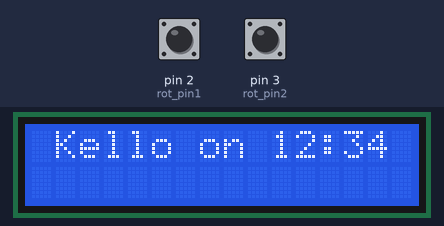
Simulated run of this sketch. Board: Arduino Uno, built with avr-gcc and run on an emulated ATmega328P. On the bench: 16×2 character LCD. The test bench sets the inputs (shaded band); at power-on: pin 2 (rot_pin1) HIGH, pin 3 (rot_pin2) HIGH.

Above: at 1.2 s.
1.3 s: pin 2 (rot_pin1) pulled LOW for 0.15 s
At 1.34 s:
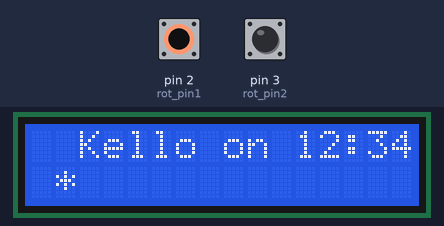
2.0 s: pin 2 (rot_pin1) pulsed LOW 5 times (0.12 s each, 0.3 s apart)
At 4.7 s:
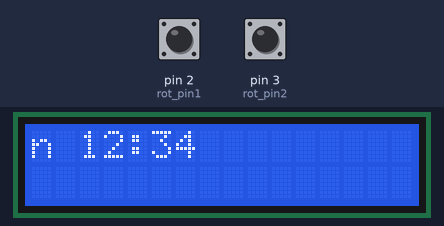
5.4 s: pin 2 (rot_pin1) pulled LOW for 1 s
At 7.8 s:
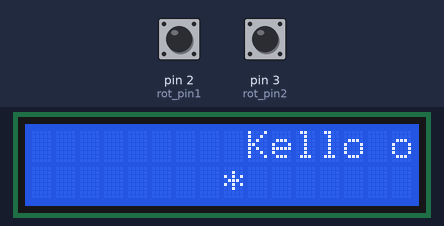
Timing chart, 0 to 9.3 s (numbered marks = the images above; inputs shaded):
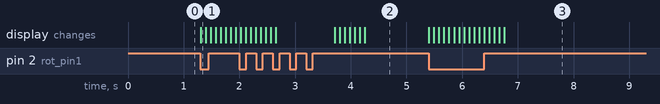

Measured:
- after the input at 1.3 s, the display: changes at once (image 1)
- after the input at 2.0 s, the display: first differs from a run without the input after 1.7 s (image 2 shows a later state)
- after the input at 5.4 s, the display: first changes at once (image 3 shows a later state)

The sketch:

menu_0607_aloitus.ino
```cpp
#include <LiquidCrystal.h>

uint8_t time_h =12;
uint8_t time_min = 34;
uint8_t alarm_h = 98;
uint8_t alarm_min = 76;

const uint8_t rot_pin1 = 2;
const uint8_t rot_pin2 = 3;
const uint8_t rot_button = 1;
int rot_pos = 128;

volatile uint8_t screen = 0; // 0 = aika, 1 = heratys, 2 = demo
char temp1[16];
char temp2[16];
LiquidCrystal lcd(A5, A4, A0, A1, A2, A3); //RS, EN, D4, D5, D6, D7

void setup() {
  // put your setup code here, to run once:
  pinMode(rot_pin1, INPUT_PULLUP);
  pinMode(rot_pin2, INPUT_PULLUP);
  pinMode(rot_button, INPUT_PULLUP);

  lcd.begin(16, 2);                          // init display

  attachInterrupt(digitalPinToInterrupt(2), myEncoder, FALLING);  // encoder pin on interrupt 0
}

void myEncoder()
{
  noInterrupts();
  int i;
  int sum = 0;
  int j;
  //Serial.println("jee");
  for (i=0; i< 10 ; i++){
    j = PIND & 0b00001100;
    //Serial.println(j);
    sum += j;
  }
  Serial.println(sum);
  if (sum == 0) {
    rot_pos--;
  }
  else if (sum == 80) {
    rot_pos++;
  }
  //delay(5);
  interrupts();
}

void menu() {
  lcd.clear();
  sprintf(temp1, " Kello on %02d:%02d ", time_h, time_min);
  lcd.print(temp1);
  uint8_t prev_pos = rot_pos;

  while(1)
  {
    if(rot_pos < prev_pos)
    {
      if(screen == 1) {
        sprintf(temp1, " Kello on %02d:%02d ", time_h, time_min);
        sprintf(temp2, "                ");
      }
      else if(screen == 2) {
        sprintf(temp1, "Heratys on %02d:%02d", alarm_h, alarm_min);
        sprintf(temp2, "*Onko ajastettu?*");
      }
      else if(screen == 0) {
        sprintf(temp1, "Paina ajaaksesi ");
        sprintf(temp2, "      demo      ");
      }
      lcd.setCursor(16, 0);
      lcd.print(temp1);
      lcd.setCursor(16, 1);
      lcd.print(temp2);
      for (int positionCounter = 0; positionCounter < 16; positionCounter++) {
        // scroll one position left:
        lcd.scrollDisplayLeft();
        // wait a bit:
        delay(90);
      }
      if (screen == 0) {
        screen = 2;
      }
      else {
        screen--;
      }
      prev_pos = rot_pos;
    }
    else if (rot_pos > prev_pos)
    {
      if(screen == 2) {
        sprintf(temp1, " Kello on %02d:%02d ", time_h, time_min);
        sprintf(temp2, "                ");
      }
      else if(screen == 0) {
        sprintf(temp1, "Heratys on %02d:%02d", alarm_h, alarm_min);
        sprintf(temp2, "*Onko ajastettu?*");
      }
      else if(screen == 1) {
        sprintf(temp1, "Paina ajaaksesi ");
        sprintf(temp2, "      demo      ");
      }
      lcd.setCursor(-16, 0);
      lcd.print(temp1);
      lcd.setCursor(-16, 1);
      lcd.print(temp2);
      for (int positionCounter = 0; positionCounter < 16; positionCounter++) {
        // scroll one position left:
        lcd.scrollDisplayRight();
        // wait a bit:
        delay(90);
      }
      if (screen == 2) {
        screen = 0;
      }
      else {
        screen++;
      }
      prev_pos = rot_pos;
    }
  }
}

void loop() {
  // put your main code here, to run repeatedly:

  menu();
  delay(50);
}
```
